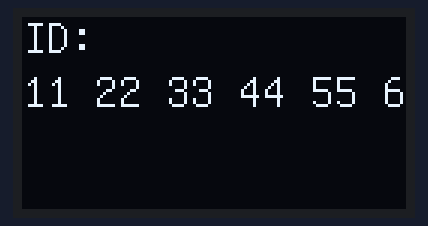
A sketch run on a simulated Arduino Uno, built with avr-gcc and run on an emulated ATmega328P. Parts: 128×64 one-colour display.

Above: at 0.2 s.

The sketch:

OLED_DISPLAY_7P.ino
```cpp
#include "U8glib.h"
char ID[30] = "11 22 33 44 55 66";
U8GLIB_SH1106_128X64 u8g(13, 11, 10, 9); // SCK, SDA, CS, DC(PWM) {RESET to ARDUINO RESET PIN}
void draw(void) {

  u8g.setFont(u8g_font_unifont);
  u8g.drawStr( 0, 12, "ID: ");
  u8g.drawStr( 0, 30, ID);
}
void setup(void) {
 // u8g.setRot180();// flip screen, if required


  if ( u8g.getMode() == U8G_MODE_R3G3B2 )
    u8g.setColorIndex(255);     // white
  else if ( u8g.getMode() == U8G_MODE_GRAY2BIT )
    u8g.setColorIndex(3);         // max intensity
  else if ( u8g.getMode() == U8G_MODE_BW )
    u8g.setColorIndex(1);         // pixel on
     }


void loop(void) {
  u8g.firstPage();
  do {

    draw();

  } while( u8g.nextPage());
  delay(50);
}

 // display.fillScreen(BLUE);
 // display.drawRect(0,0,96,64,WHITE);
 // display.fillRect(10,40, 75, 20, RED);
```
